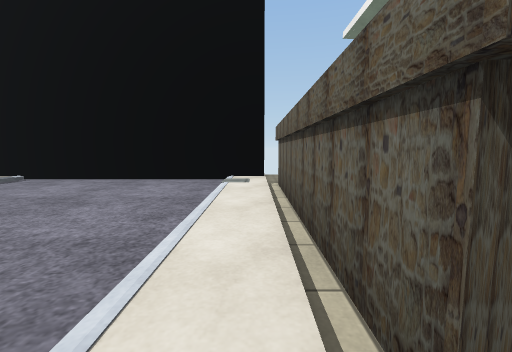
view 1 (above)

18 first-person views from a walk through a Unity game level. The camera is 0.72 m above the floor, tilts 6° down and sees 90° across. The floor is counted in squares, 1 m on a side. Each view is taken from the middle of a square. On the plan, view 1 faces up. The plan holds only what a view shows up to about 9 squares ahead; the rest is blank. The place goes on beyond the plan. Some animated figures are not drawn. Some surface patterns are stand-ins.

view 2
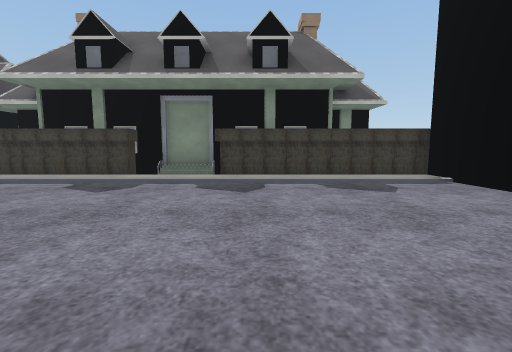

view 3
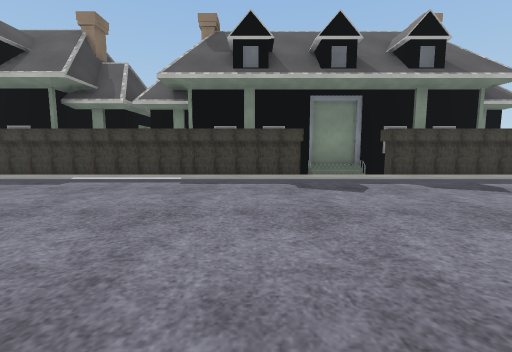

view 4
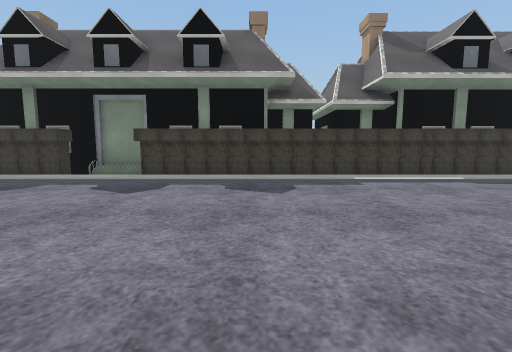

view 5
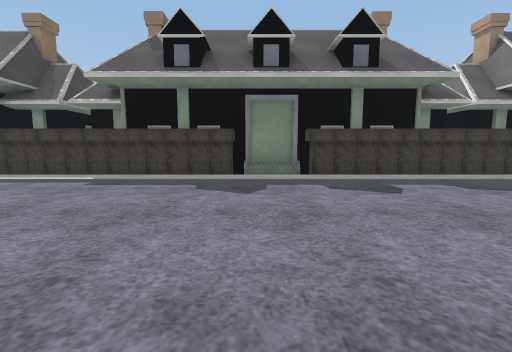

view 6
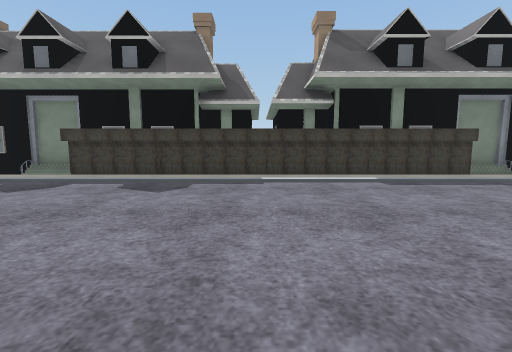

view 7
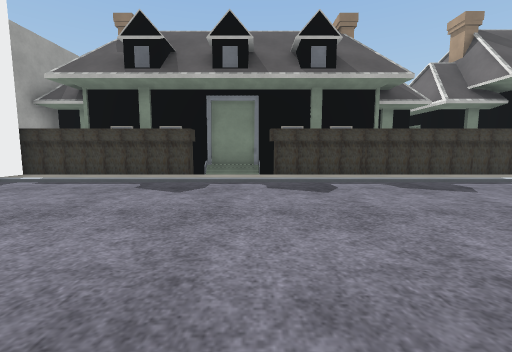

view 8
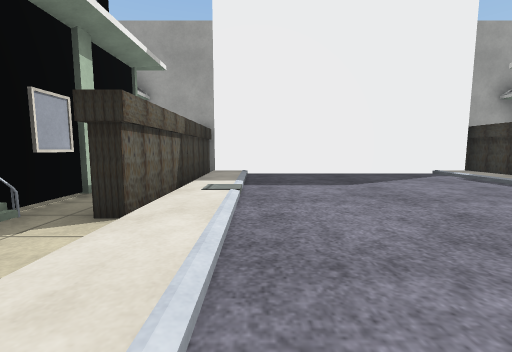

view 9
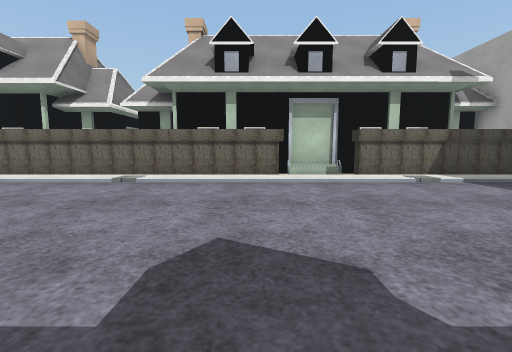

view 10
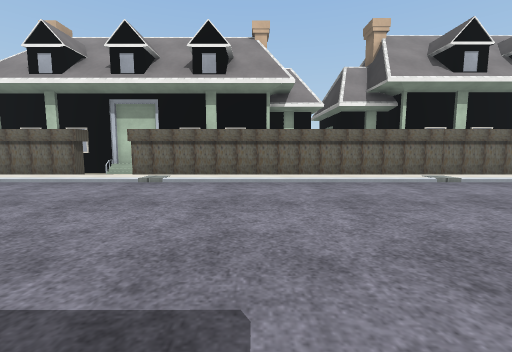

view 11
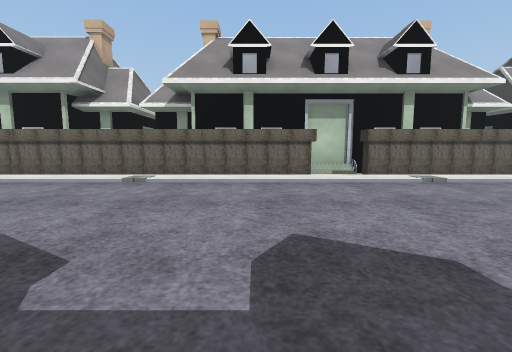

view 12
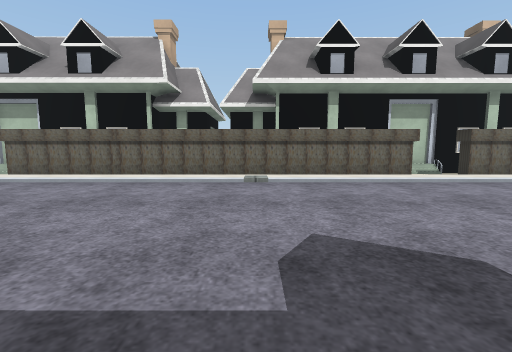

view 13
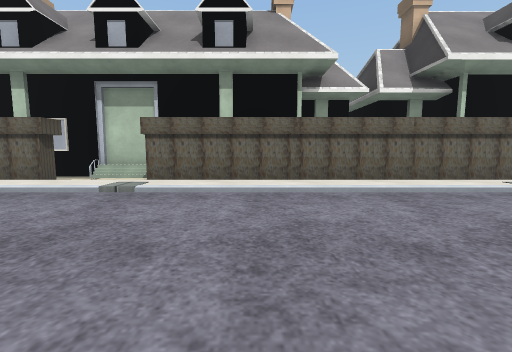

view 14
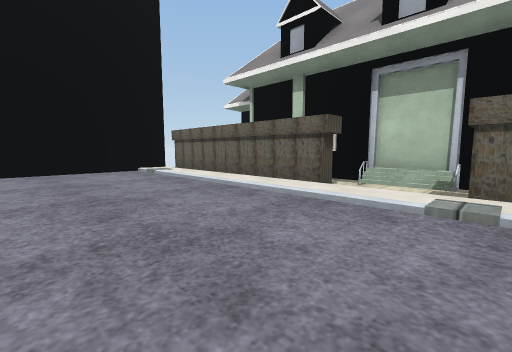

view 15
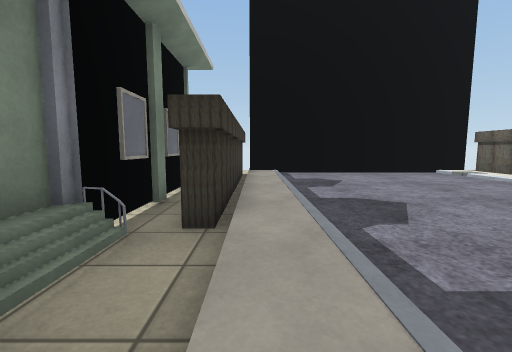

view 16
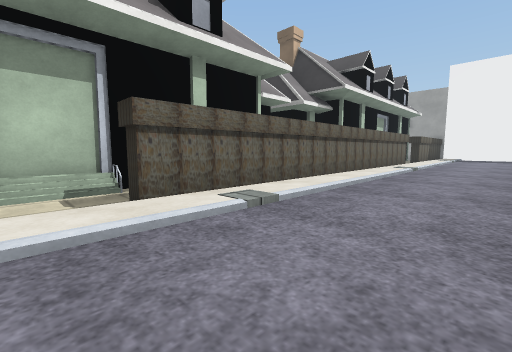

view 17
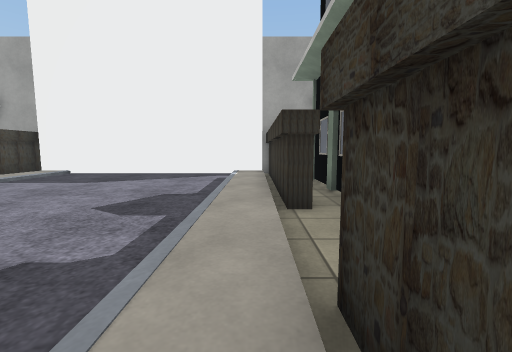

view 18
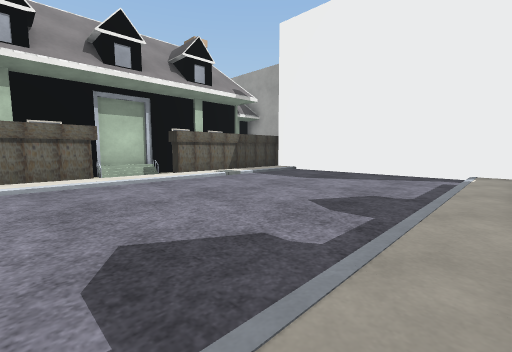

### Floor plan
Key: @ floor where view 1 was taken; # wall or solid block; x gap in a wall; . main floor; : floor 0.1 m higher than the main floor; / step, stairs or slope; v drop or lower ground; H house.
Columns run from 9 left of view 1 to 3 right of it. Each row starts with its distance up from view 1.
  7  #x######xv
  6  # .....//#
  5  # .....//#
  4 H# .....//#
  3 ## .....//#
  2 ##:.....//###
  1 ##:.....//xv#
  0 #v:...../@ H#
 -1 #v:...../  H#
 -2 ##:...../ #
 -3  # .....//#
 -4  # ...../ #
 -5  # ...../ #
 -6  # ...../ #
 -7  # ...../ #
 -8  # ...../ # H
 -9  #:...../ # H
-10  # .....//#H
-11  # ...../ #H
-12  #:...../ #H
-13 ## ...../ #
-14 #  ...../ vH#
-15 #  .....//vv#
-16 ## ...../ #H#
-17  # ...../ #H
-18  # ...../ #H
-19  #:...../ #H
-20  # ...../ # H
-21  # ...../ # H
-22  # .....//#
-23  # ...../ #
-24  # ...../ #HH
-25  # ...../ #
-26  #:...../ #
-27 ##:...../ ##
-28 #v:.....//v#
-29 #v:...../ v#
-30 ##:...../ ##
-31 ## ...../ ##
-32 ## ...../ #
-33 ## ...../ #
-34  # ...../ #
-35  ##########

Positions as (right, up) in squares from view 1, and headings:
1: (0, 0), facing up
2: (0, 2), facing left
3: (0, -3), facing left
4: (0, -10), facing left
5: (0, -15), facing left
6: (0, -22), facing left
7: (0, -28), facing left
8: (-1, -27), facing down
9: (-7, -27), facing right
10: (-7, -19), facing right
11: (-7, -12), facing right
12: (-7, -9), facing right
13: (-5, -4), facing right
14: (-4, -2), facing up-right
15: (-7, -2), facing up
16: (-3, -14), facing down-right
17: (-7, -26), facing down
18: (-7, -26), facing down-right
